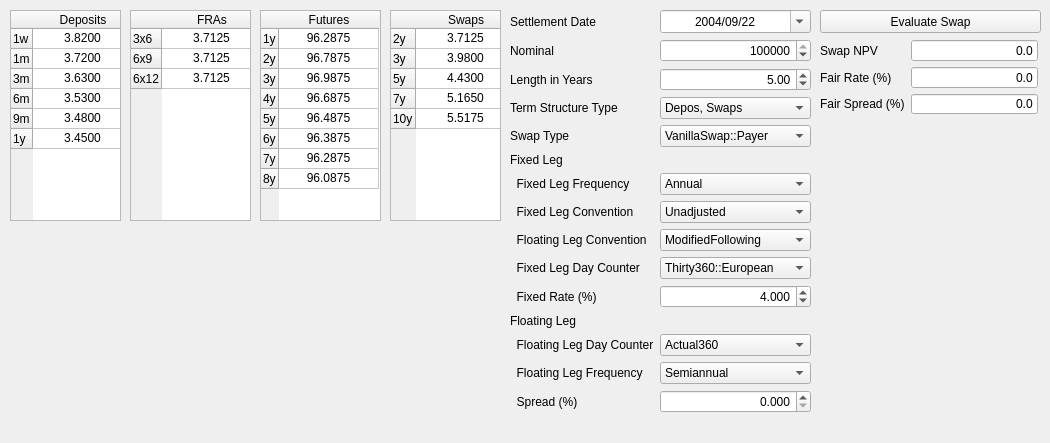
    <widget class="QWidget" name="tab">
     <attribute name="title">
      <string>Swap Valuation</string>
     </attribute>
     <widget class="QTableWidget" name="tableWidget_RatesDeposites">
      <property name="geometry">
       <rect>
        <x>10</x>
        <y>10</y>
        <width>111</width>
        <height>211</height>
       </rect>
      </property>
      <property name="font">
       <font>
        <pointsize>9</pointsize>
       </font>
      </property>
      <property name="autoScrollMargin">
       <number>16</number>
      </property>
      <attribute name="verticalHeaderDefaultSectionSize">
       <number>20</number>
      </attribute>
      <attribute name="verticalHeaderMinimumSectionSize">
       <number>18</number>
      </attribute>
      <row>
       <property name="text">
        <string>1w</string>
       </property>
      </row>
      <row>
       <property name="text">
        <string>1m</string>
       </property>
      </row>
      <row>
       <property name="text">
        <string>3m</string>
       </property>
      </row>
      <row>
       <property name="text">
        <string>6m</string>
       </property>
      </row>
      <row>
       <property name="text">
        <string>9m</string>
       </property>
      </row>
      <row>
       <property name="text">
        <string>1y</string>
       </property>
      </row>
      <column>
       <property name="text">
        <string>Deposits</string>
       </property>
       <property name="textAlignment">
        <set>AlignHCenter|AlignVCenter|AlignCenter</set>
       </property>
      </column>
      <item row="0" column="0">
       <property name="text">
        <string>3.8200</string>
       </property>
       <property name="textAlignment">
        <set>AlignHCenter|AlignVCenter|AlignCenter</set>
       </property>
      </item>
      <item row="1" column="0">
       <property name="text">
        <string>3.7200</string>
       </property>
       <property name="textAlignment">
        <set>AlignHCenter|AlignVCenter|AlignCenter</set>
       </property>
      </item>
      <item row="2" column="0">
       <property name="text">
        <string>3.6300</string>
       </property>
       <property name="textAlignment">
        <set>AlignHCenter|AlignVCenter|AlignCenter</set>
       </property>
      </item>
      <item row="3" column="0">
       <property name="text">
        <string>3.5300</string>
       </property>
       <property name="textAlignment">
        <set>AlignHCenter|AlignVCenter|AlignCenter</set>
       </property>
      </item>
      <item row="4" column="0">
       <property name="text">
        <string>3.4800</string>
       </property>
       <property name="textAlignment">
        <set>AlignHCenter|AlignVCenter|AlignCenter</set>
       </property>
      </item>
      <item row="5" column="0">
       <property name="text">
        <string>3.4500</string>
       </property>
       <property name="textAlignment">
        <set>AlignHCenter|AlignVCenter|AlignCenter</set>
       </property>
      </item>
     </widget>
     <widget class="QTableWidget" name="tableWidget_RatesFRAs">
      <property name="geometry">
       <rect>
        <x>130</x>
        <y>10</y>
        <width>121</width>
        <height>211</height>
       </rect>
      </property>
      <property name="font">
       <font>
        <pointsize>9</pointsize>
       </font>
      </property>
      <property name="autoScrollMargin">
       <number>16</number>
      </property>
      <attribute name="verticalHeaderDefaultSectionSize">
       <number>20</number>
      </attribute>
      <attribute name="verticalHeaderMinimumSectionSize">
       <number>18</number>
      </attribute>
      <row>
       <property name="text">
        <string>3x6</string>
       </property>
      </row>
      <row>
       <property name="text">
        <string>6x9</string>
       </property>
      </row>
      <row>
       <property name="text">
        <string>6x12</string>
       </property>
      </row>
      <column>
       <property name="text">
        <string>FRAs</string>
       </property>
      </column>
      <item row="0" column="0">
       <property name="text">
        <string>3.7125</string>
       </property>
       <property name="textAlignment">
        <set>AlignHCenter|AlignVCenter|AlignCenter</set>
       </property>
      </item>
      <item row="1" column="0">
       <property name="text">
        <string>3.7125</string>
       </property>
       <property name="textAlignment">
        <set>AlignHCenter|AlignVCenter|AlignCenter</set>
       </property>
      </item>
      <item row="2" column="0">
       <property name="text">
        <string>3.7125</string>
       </property>
       <property name="textAlignment">
        <set>AlignHCenter|AlignVCenter|AlignCenter</set>
       </property>
      </item>
     </widget>
     <widget class="QTableWidget" name="tableWidget_RatesFutures">
      <property name="geometry">
       <rect>
        <x>260</x>
        <y>10</y>
        <width>121</width>
        <height>211</height>
       </rect>
      </property>
      <property name="font">
       <font>
        <pointsize>9</pointsize>
       </font>
      </property>
      <property name="autoScrollMargin">
       <number>16</number>
      </property>
      <attribute name="verticalHeaderDefaultSectionSize">
       <number>20</number>
      </attribute>
      <attribute name="verticalHeaderMinimumSectionSize">
       <number>18</number>
      </attribute>
      <row>
       <property name="text">
        <string>1y</string>
       </property>
      </row>
      <row>
       <property name="text">
        <string>2y</string>
       </property>
      </row>
      <row>
       <property name="text">
        <string>3y</string>
       </property>
      </row>
      <row>
       <property name="text">
        <string>4y</string>
       </property>
      </row>
      <row>
       <property name="text">
        <string>5y</string>
       </property>
      </row>
      <row>
       <property name="text">
        <string>6y</string>
       </property>
      </row>
      <row>
       <property name="text">
        <string>7y</string>
       </property>
      </row>
      <row>
       <property name="text">
        <string>8y</string>
       </property>
      </row>
      <column>
       <property name="text">
        <string>Futures</string>
       </property>
      </column>
      <item row="0" column="0">
       <property name="text">
        <string>96.2875</string>
       </property>
       <property name="textAlignment">
        <set>AlignHCenter|AlignVCenter|AlignCenter</set>
       </property>
      </item>
      <item row="1" column="0">
       <property name="text">
        <string>96.7875</string>
       </property>
       <property name="textAlignment">
        <set>AlignHCenter|AlignVCenter|AlignCenter</set>
       </property>
      </item>
      <item row="2" column="0">
       <property name="text">
        <string>96.9875</string>
       </property>
       <property name="textAlignment">
        <set>AlignHCenter|AlignVCenter|AlignCenter</set>
       </property>
      </item>
      <item row="3" column="0">
       <property name="text">
        <string>96.6875</string>
       </property>
       <property name="textAlignment">
        <set>AlignHCenter|AlignVCenter|AlignCenter</set>
       </property>
      </item>
      <item row="4" column="0">
       <property name="text">
        <string>96.4875</string>
       </property>
       <property name="textAlignment">
        <set>AlignHCenter|AlignVCenter|AlignCenter</set>
       </property>
      </item>
      <item row="5" column="0">
       <property name="text">
        <string>96.3875</string>
       </property>
       <property name="textAlignment">
        <set>AlignHCenter|AlignVCenter|AlignCenter</set>
       </property>
      </item>
      <item row="6" column="0">
       <property name="text">
        <string>96.2875</string>
       </property>
       <property name="textAlignment">
        <set>AlignHCenter|AlignVCenter|AlignCenter</set>
       </property>
      </item>
      <item row="7" column="0">
       <property name="text">
        <string>96.0875</string>
       </property>
       <property name="textAlignment">
        <set>AlignHCenter|AlignVCenter|AlignCenter</set>
       </property>
      </item>
     </widget>
     <widget class="QTableWidget" name="tableWidget_RatesSwaps">
      <property name="geometry">
       <rect>
        <x>390</x>
        <y>10</y>
        <width>111</width>
        <height>211</height>
       </rect>
      </property>
      <property name="font">
       <font>
        <pointsize>9</pointsize>
       </font>
      </property>
      <property name="autoScrollMargin">
       <number>16</number>
      </property>
      <attribute name="verticalHeaderDefaultSectionSize">
       <number>20</number>
      </attribute>
      <attribute name="verticalHeaderMinimumSectionSize">
       <number>18</number>
      </attribute>
      <row>
       <property name="text">
        <string>2y</string>
       </property>
      </row>
      <row>
       <property name="text">
        <string>3y</string>
       </property>
      </row>
      <row>
       <property name="text">
        <string>5y</string>
       </property>
      </row>
      <row>
       <property name="text">
        <string>7y</string>
       </property>
      </row>
      <row>
       <property name="text">
        <string>10y</string>
       </property>
      </row>
      <column>
       <property name="text">
        <string>Swaps</string>
       </property>
      </column>
      <item row="0" column="0">
       <property name="text">
        <string>3.7125</string>
       </property>
       <property name="textAlignment">
        <set>AlignHCenter|AlignVCenter|AlignCenter</set>
       </property>
      </item>
      <item row="1" column="0">
       <property name="text">
        <string>3.9800</string>
       </property>
       <property name="textAlignment">
        <set>AlignHCenter|AlignVCenter|AlignCenter</set>
       </property>
      </item>
      <item row="2" column="0">
       <property name="text">
        <string>4.4300</string>
       </property>
       <property name="textAlignment">
        <set>AlignHCenter|AlignVCenter|AlignCenter</set>
       </property>
      </item>
      <item row="3" column="0">
       <property name="text">
        <string>5.1650</string>
       </property>
       <property name="textAlignment">
        <set>AlignHCenter|AlignVCenter|AlignCenter</set>
       </property>
      </item>
      <item row="4" column="0">
       <property name="text">
        <string>5.5175</string>
       </property>
       <property name="textAlignment">
        <set>AlignHCenter|AlignVCenter|AlignCenter</set>
       </property>
      </item>
     </widget>
     <widget class="QWidget" name="layoutWidget">
      <property name="geometry">
       <rect>
        <x>510</x>
        <y>10</y>
        <width>301</width>
        <height>424</height>
       </rect>
      </property>
      <layout class="QFormLayout" name="formLayout">
       <property name="fieldGrowthPolicy">
        <enum>QFormLayout::AllNonFixedFieldsGrow</enum>
       </property>
       <item row="0" column="0">
        <widget class="QLabel" name="label_SettlementDate">
         <property name="text">
          <string>Settlement Date</string>
         </property>
        </widget>
       </item>
       <item row="0" column="1">
        <widget class="QDateEdit" name="dateEdit_settlementDate">
         <property name="locale">
          <locale language="English" country="UnitedStates"/>
         </property>
         <property name="alignment">
          <set>Qt::AlignCenter</set>
         </property>
         <property name="dateTime">
          <datetime>
           <hour>0</hour>
           <minute>0</minute>
           <second>0</second>
           <year>2004</year>
           <month>9</month>
           <day>22</day>
          </datetime>
         </property>
         <property name="maximumDate">
          <date>
           <year>2099</year>
           <month>12</month>
           <day>31</day>
          </date>
         </property>
         <property name="minimumDate">
          <date>
           <year>1900</year>
           <month>1</month>
           <day>1</day>
          </date>
         </property>
         <property name="displayFormat">
          <string>yyyy/MM/dd</string>
         </property>
         <property name="calendarPopup">
          <bool>true</bool>
         </property>
        </widget>
       </item>
       <item row="1" column="0">
        <widget class="QLabel" name="label_Nominal">
         <property name="text">
          <string>Nominal</string>
         </property>
        </widget>
       </item>
       <item row="1" column="1">
        <widget class="QDoubleSpinBox" name="doubleSpinBox_Notional">
         <property name="locale">
          <locale language="English" country="UnitedStates"/>
         </property>
         <property name="alignment">
          <set>Qt::AlignRight|Qt::AlignTrailing|Qt::AlignVCenter</set>
         </property>
         <property name="accelerated">
          <bool>false</bool>
         </property>
         <property name="decimals">
          <number>0</number>
         </property>
         <property name="minimum">
          <double>1.000000000000000</double>
         </property>
         <property name="maximum">
          <double>999999999.000000000000000</double>
         </property>
         <property name="value">
          <double>1000000.000000000000000</double>
         </property>
        </widget>
       </item>
       <item row="2" column="0">
        <widget class="QLabel" name="label_LenghtInYears">
         <property name="text">
          <string>Length in Years</string>
         </property>
        </widget>
       </item>
       <item row="2" column="1">
        <widget class="QDoubleSpinBox" name="doubleSpinBox_lenghtInYears">
         <property name="alignment">
          <set>Qt::AlignRight|Qt::AlignTrailing|Qt::AlignVCenter</set>
         </property>
         <property name="decimals">
          <number>2</number>
         </property>
         <property name="minimum">
          <double>0.010000000000000</double>
         </property>
         <property name="maximum">
          <double>100.000000000000000</double>
         </property>
         <property name="singleStep">
          <double>0.010000000000000</double>
         </property>
         <property name="value">
          <double>5.000000000000000</double>
         </property>
        </widget>
       </item>
       <item row="3" column="0">
        <widget class="QLabel" name="label_SwapTermStructureTypeLabel">
         <property name="text">
          <string>Term Structure Type</string>
         </property>
        </widget>
       </item>
       <item row="3" column="1">
        <widget class="QComboBox" name="comboBox_TermStructureType">
         <item>
          <property name="text">
           <string>Depos, Swaps</string>
          </property>
         </item>
         <item>
          <property name="text">
           <string>Depos, Futures, Swaps</string>
          </property>
         </item>
         <item>
          <property name="text">
           <string>Depos, FRAs, Swaps</string>
          </property>
         </item>
        </widget>
       </item>
       <item row="4" column="0">
        <widget class="QLabel" name="label_SwapType">
         <property name="text">
          <string>Swap Type</string>
         </property>
        </widget>
       </item>
       <item row="4" column="1">
        <widget class="QComboBox" name="comboBox_swapType">
         <item>
          <property name="text">
           <string>VanillaSwap::Payer</string>
          </property>
         </item>
         <item>
          <property name="text">
           <string>VanillaSwap::Receiver</string>
          </property>
         </item>
        </widget>
       </item>
       <item row="5" column="0">
        <widget class="QLabel" name="label_FixedLeg">
         <property name="font">
          <font>
           <weight>50</weight>
           <italic>false</italic>
           <bold>false</bold>
           <strikeout>false</strikeout>
          </font>
         </property>
         <property name="text">
          <string>Fixed Leg</string>
         </property>
         <property name="textFormat">
          <enum>Qt::PlainText</enum>
         </property>
        </widget>
       </item>
       <item row="6" column="0">
        <widget class="QLabel" name="label_FixedLegFrequency">
         <property name="text">
          <string>  Fixed Leg Frequency</string>
         </property>
        </widget>
       </item>
       <item row="6" column="1">
        <widget class="QComboBox" name="comboBox_FixedLegFrequency">
         <item>
          <property name="text">
           <string>Annual</string>
          </property>
         </item>
         <item>
          <property name="text">
           <string>Semiannual</string>
          </property>
         </item>
         <item>
          <property name="text">
           <string>Quarterly</string>
          </property>
         </item>
        </widget>
       </item>
       <item row="7" column="0">
        <widget class="QLabel" name="label_FixedLegConvention">
         <property name="text">
          <string>  Fixed Leg Convention</string>
         </property>
        </widget>
       </item>
       <item row="7" column="1">
        <widget class="QComboBox" name="comboBox_fixedLegConvention">
         <item>
          <property name="text">
           <string>Unadjusted</string>
          </property>
         </item>
        </widget>
       </item>
       <item row="8" column="0">
        <widget class="QLabel" name="label_FloatingLegConvention">
         <property name="text">
          <string>  Floating Leg Convention</string>
         </property>
        </widget>
       </item>
       <item row="8" column="1">
        <widget class="QComboBox" name="comboBox_floatingLegConvention">
         <item>
          <property name="text">
           <string>ModifiedFollowing</string>
          </property>
         </item>
        </widget>
       </item>
       <item row="9" column="0">
        <widget class="QLabel" name="label_FixedLegDayCounter">
         <property name="text">
          <string>  Fixed Leg Day Counter</string>
         </property>
        </widget>
       </item>
       <item row="9" column="1">
        <widget class="QComboBox" name="comboBox_fixedLegDayCounter">
         <item>
          <property name="text">
           <string>Thirty360::European</string>
          </property>
         </item>
        </widget>
       </item>
       <item row="10" column="0">
        <widget class="QLabel" name="label_FixingRate">
         <property name="text">
          <string>  Fixed Rate (%)</string>
         </property>
        </widget>
       </item>
       <item row="10" column="1">
        <widget class="QDoubleSpinBox" name="doubleSpinBox_fixedRate">
         <property name="alignment">
          <set>Qt::AlignRight|Qt::AlignTrailing|Qt::AlignVCenter</set>
         </property>
         <property name="accelerated">
          <bool>false</bool>
         </property>
         <property name="decimals">
          <number>3</number>
         </property>
         <property name="minimum">
          <double>0.001000000000000</double>
         </property>
         <property name="maximum">
          <double>100.000000000000000</double>
         </property>
         <property name="singleStep">
          <double>0.001000000000000</double>
         </property>
         <property name="value">
          <double>4.000000000000000</double>
         </property>
        </widget>
       </item>
       <item row="11" column="0">
        <widget class="QLabel" name="label_FloatingLeg">
         <property name="font">
          <font>
           <weight>50</weight>
           <bold>false</bold>
          </font>
         </property>
         <property name="text">
          <string>Floating Leg</string>
         </property>
        </widget>
       </item>
       <item row="12" column="0">
        <widget class="QLabel" name="label_FloatingLegDayCounter">
         <property name="text">
          <string>  Floating Leg Day Counter</string>
         </property>
        </widget>
       </item>
       <item row="12" column="1">
        <widget class="QComboBox" name="comboBox_floatingLegDayCounter">
         <item>
          <property name="text">
           <string>Actual360</string>
          </property>
         </item>
        </widget>
       </item>
       <item row="13" column="0">
        <widget class="QLabel" name="label_FloatingLegFrequency">
         <property name="text">
          <string>  Floating Leg Frequency</string>
         </property>
        </widget>
       </item>
       <item row="13" column="1">
        <widget class="QComboBox" name="comboBox_FloatingLegFrequency">
         <item>
          <property name="text">
           <string>Semiannual</string>
          </property>
         </item>
         <item>
          <property name="text">
           <string>Annual</string>
          </property>
         </item>
         <item>
          <property name="text">
           <string>Quarterly</string>
          </property>
         </item>
        </widget>
       </item>
       <item row="14" column="0">
        <widget class="QLabel" name="label_Spread">
         <property name="text">
          <string>  Spread (%)</string>
         </property>
        </widget>
       </item>
       <item row="14" column="1">
        <widget class="QDoubleSpinBox" name="doubleSpinBox_spread">
         <property name="alignment">
          <set>Qt::AlignRight|Qt::AlignTrailing|Qt::AlignVCenter</set>
         </property>
         <property name="decimals">
          <number>3</number>
         </property>
         <property name="maximum">
          <double>100.000000000000000</double>
         </property>
         <property name="singleStep">
          <double>0.001000000000000</double>
         </property>
        </widget>
       </item>
      </layout>
     </widget>
     <widget class="QPushButton" name="pushButtonCalcSwap">
      <property name="geometry">
       <rect>
        <x>820</x>
        <y>10</y>
        <width>221</width>
        <height>23</height>
       </rect>
      </property>
      <property name="text">
       <string>Evaluate Swap</string>
      </property>
     </widget>
     <widget class="QWidget" name="layoutWidget">
      <property name="geometry">
       <rect>
        <x>820</x>
        <y>40</y>
        <width>218</width>
        <height>74</height>
       </rect>
      </property>
      <layout class="QGridLayout" name="gridLayout_SwapResults">
       <item row="0" column="0">
        <widget class="QLabel" name="label_SwapNPV">
         <property name="text">
          <string>Swap NPV</string>
         </property>
        </widget>
       </item>
       <item row="1" column="0">
        <widget class="QLabel" name="label_FairRate">
         <property name="text">
          <string>Fair Rate (%)</string>
         </property>
        </widget>
       </item>
       <item row="2" column="0" colspan="2">
        <widget class="QLabel" name="label_FairSpread">
         <property name="text">
          <string>Fair Spread (%)</string>
         </property>
        </widget>
       </item>
       <item row="2" column="2">
        <widget class="QLineEdit" name="lineEdit_SwapFairSpread">
         <property name="acceptDrops">
          <bool>false</bool>
         </property>
         <property name="text">
          <string>0.0</string>
         </property>
         <property name="alignment">
          <set>Qt::AlignRight|Qt::AlignTrailing|Qt::AlignVCenter</set>
         </property>
         <property name="dragEnabled">
          <bool>false</bool>
         </property>
         <property name="readOnly">
          <bool>true</bool>
         </property>
        </widget>
       </item>
       <item row="1" column="2">
        <widget class="QLineEdit" name="lineEdit_SwapFairRate">
         <property name="acceptDrops">
          <bool>false</bool>
         </property>
         <property name="text">
          <string>0.0</string>
         </property>
         <property name="alignment">
          <set>Qt::AlignRight|Qt::AlignTrailing|Qt::AlignVCenter</set>
         </property>
         <property name="dragEnabled">
          <bool>false</bool>
         </property>
         <property name="readOnly">
          <bool>true</bool>
         </property>
        </widget>
       </item>
       <item row="0" column="2">
        <widget class="QLineEdit" name="lineEdit_SwapNPV">
         <property name="acceptDrops">
          <bool>false</bool>
         </property>
         <property name="text">
          <string>0.0</string>
         </property>
         <property name="alignment">
          <set>Qt::AlignRight|Qt::AlignTrailing|Qt::AlignVCenter</set>
         </property>
         <property name="dragEnabled">
          <bool>false</bool>
         </property>
         <property name="readOnly">
          <bool>true</bool>
         </property>
         <property name="placeholderText">
          <string/>
         </property>
        </widget>
       </item>
      </layout>
     </widget>
     <zorder>layoutWidget</zorder>
     <zorder>tableWidget_RatesDeposites</zorder>
     <zorder>tableWidget_RatesFRAs</zorder>
     <zorder>tableWidget_RatesFutures</zorder>
     <zorder>tableWidget_RatesSwaps</zorder>
     <zorder>layoutWidget</zorder>
     <zorder>pushButtonCalcSwap</zorder>
    </widget>
